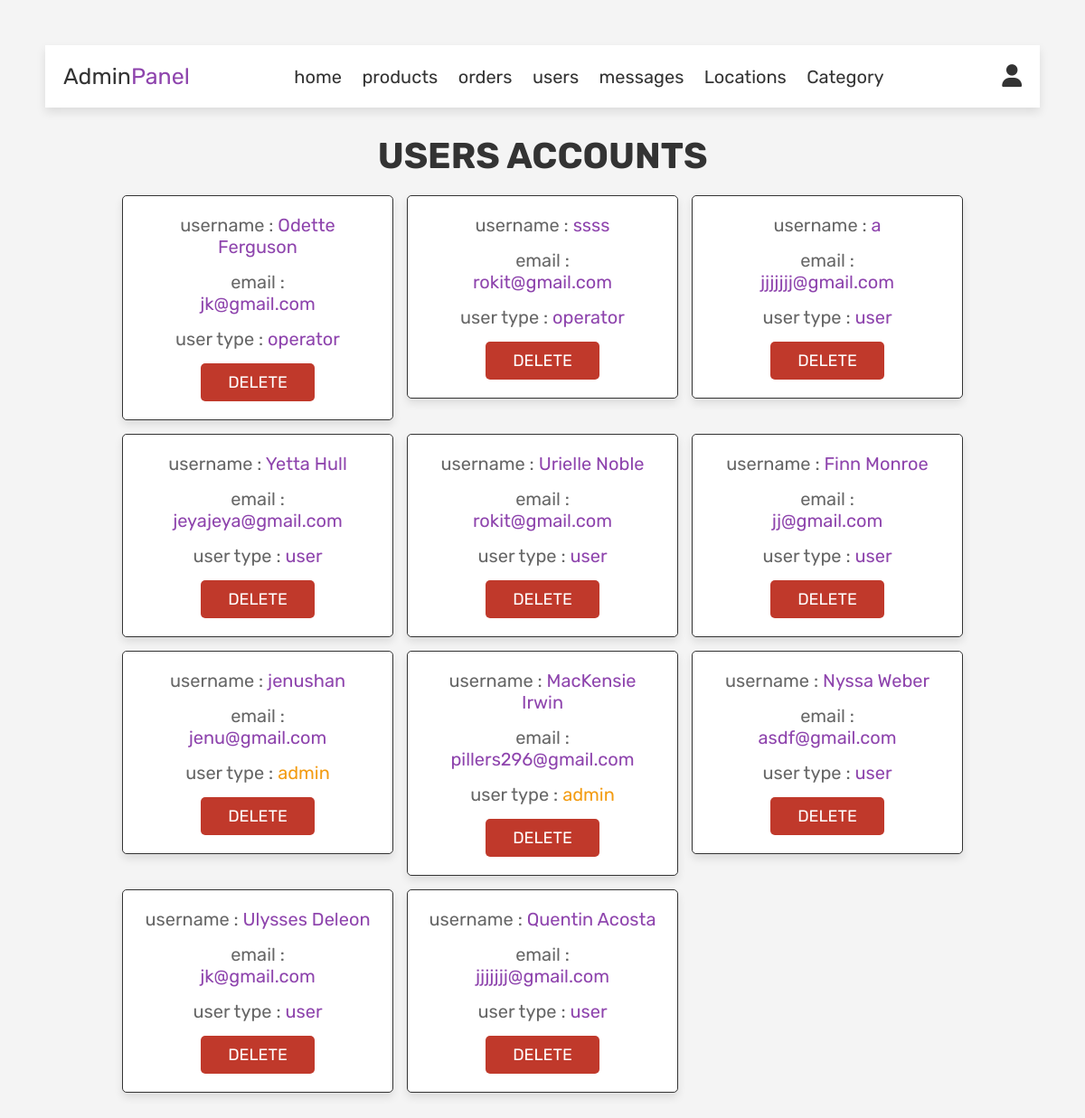
The app's page /admin/admin_users.php (signed in) with its own data.
### tables this page shows
CREATE TABLE `users` (
  `id` int(11) NOT NULL,
  `name` varchar(100) NOT NULL,
  `email` varchar(100) NOT NULL,
  `password` varchar(200) NOT NULL,
  `user_type` varchar(200) NOT NULL DEFAULT 'user'
);

### admin/admin_users.php (the view, shortened to what this page needs)
<?php
include '../config.php';
?>
<!DOCTYPE html>
<html lang="en">
<head>
    <link rel="stylesheet" href="https://cdnjs.cloudflare.com/ajax/libs/font-awesome/6.6.0/css/all.min.css" />
    <link rel="stylesheet" href="../css/admin_style.css">
</head>
<body>
<?php
    include 'admin_header.php';
    ?>
    <section class="users">
        <h1 class="title">Users Accounts</h1>
<div class="box-container">
    <?php
$select_users=mysqli_query($conn,"SELECT * FROM `users` ") or die("query failed");
while($fetch_users=mysqli_fetch_assoc($select_users)){
?>
<div class="box">
    <p>username : <span><?php echo $fetch_users['name']?></span></p>
    <p>email : <br><span><?php echo $fetch_users['email']?></span></p>
    <p>user type :
        <span style="color:<?php if($fetch_users['user_type'] == 'admin'){echo 'var(--orange)';} ?>">
            <?php echo $fetch_users['user_type'];?>
        </span></p>
    <a href="admin_users.php?delete=<?php echo $fetch_users['id'];?>" onclick="return confirm('delete your user?')" class="delete-btn">DELETE</a>
</div>
<?php
}
?>
</div>
    </section>
</body>
</html>

### css/admin_style.css (style rules this page uses)
:root { --purple:#8e44ad; --red:#c0392b; --orange:#f39c12; --black:#333; --white:#fff; --light-color:#666; --light-white:#ccc; --light-bg:#f5f5f5; --border:.1rem solid var(--black); --box-shadow:0 .5rem 1rem rgba(0,0,0,.1); }
* { font-family: 'Rubik', sans-serif; margin:0; padding:0; box-sizing: border-box; outline: none; border:none; text-decoration: none; transition:all .2s linear; }
html { font-size: 62.5%; overflow-x: hidden; }
body { background-color: var(--light-bg); }
section { padding:3rem 2rem; }
.title { text-align: center; margin-bottom: 2rem; text-transform: uppercase; color:var(--black); font-size: 4rem; }
.btn, .option-btn, .delete-btn, .white-btn { display: inline-block; margin-top: 1rem; padding:1rem 3rem; cursor: pointer; color:var(--white); font-size: 1.8rem; border-radius: .5rem; text-transform: capitalize; }
.delete-btn { background-color: var(--red); }
.users .box-container { display: grid; grid-template-columns: repeat(auto-fit, 30rem); justify-content: center; gap:1.5rem; max-width: 1200px; margin:0 auto; align-items: flex-start; }
.users .box-container .box { background-color: var(--white); padding:2rem; border:var(--border); box-shadow: var(--box-shadow); border-radius: .5rem; text-align: center; }
.users .box-container .box p { padding-bottom: 1.5rem; font-size: 2rem; color:var(--light-color); }
.users .box-container .box p span { color:var(--purple); }
.users .box-container .box .delete-btn { margin-top: 0; }
body { font-family: Arial, sans-serif; margin: 50px; background-color: #f4f4f4; }

### records on screen
users: name "Odette Ferguson", email "jk@gmail.com", user_type "operator"
users: name "ssss", email "rokit@gmail.com", user_type "operator"
users: name "a", email "jjjjjjj@gmail.com", user_type "user"
users: name "Yetta Hull", email "jeyajeya@gmail.com", user_type "user"
users: name "Urielle Noble", email "rokit@gmail.com", user_type "user"
users: name "Finn Monroe", email "jj@gmail.com", user_type "user"
users: name "jenushan", email "jenu@gmail.com", user_type "admin"
users: name "MacKensie Irwin", email "pillers296@gmail.com", user_type "admin"
users: name "Nyssa Weber", email "asdf@gmail.com", user_type "user"
users: name "Ulysses Deleon", email "jk@gmail.com", user_type "user"
users: name "Quentin Acosta", email "jjjjjjj@gmail.com", user_type "user"
